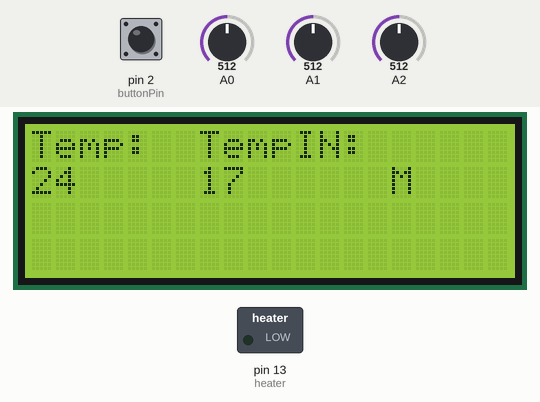
The sketch below on a simulated Arduino Uno, built with avr-gcc and run on an emulated ATmega328P. Parts: 20×4 character LCD, switched loads named in the sketch (green lamp = pin HIGH). The inputs (shaded band) are chosen by the test bench; at power-on: pin 2 (buttonPin) LOW, A0 = 512, A2 = 512, A1 = 512. What the sketch prints to the serial monitor is not drawn.

Above: at 0.9 s.
1.0 s: pin 2 (buttonPin) pulled HIGH for 1 s
At 2.5 s:
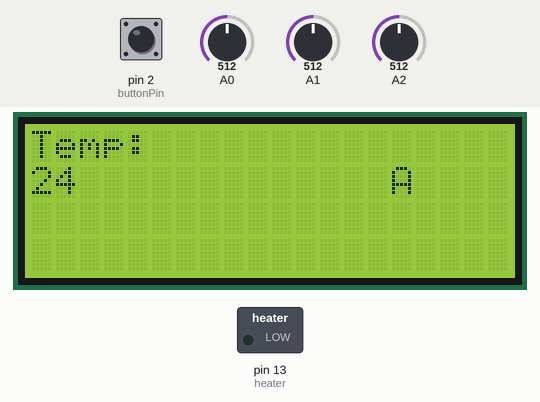
3.5 s: A0 set to 469
At 4.4 s:
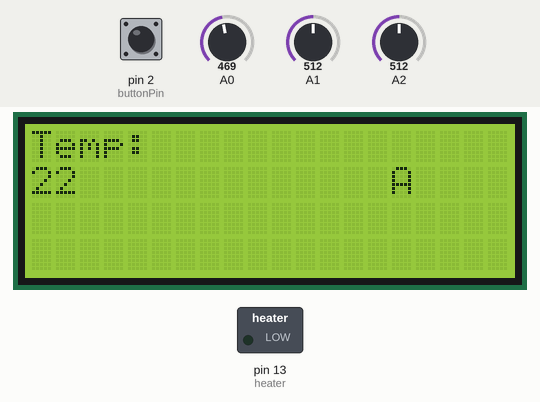
5.1 s: A0 set to 447
At 6.4 s:
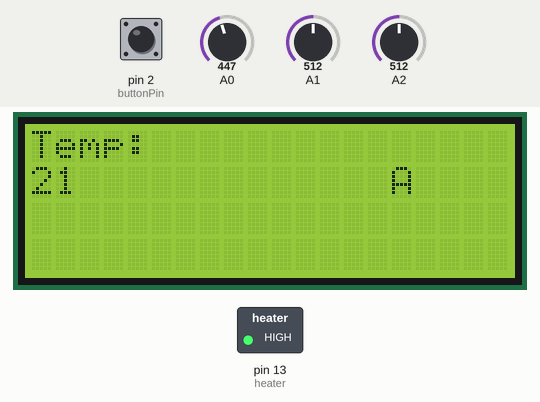
7.2 s: pin 2 (buttonPin) pulled HIGH for 0.15 s
At 8.7 s:
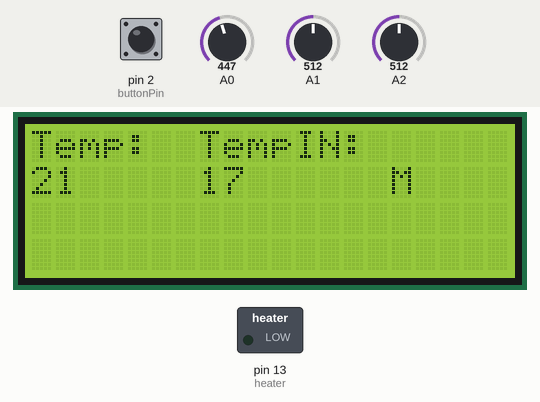
9.3 s: A2 set to 651
At 10.6 s:
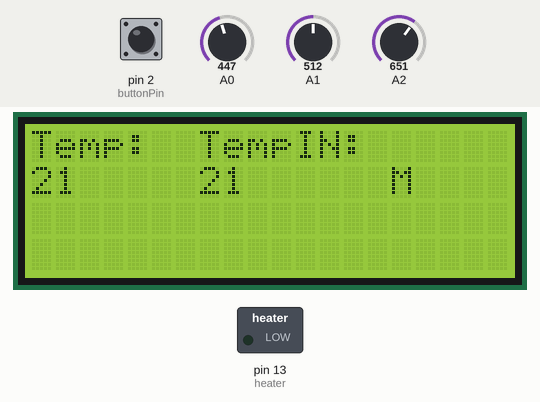
11.4 s: A2 set to 671
At 12.6 s:
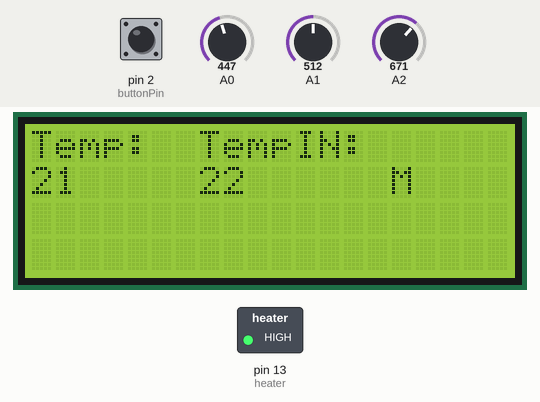
Timing chart, 0 to 13.9 s (numbered marks = the images above; inputs shaded):
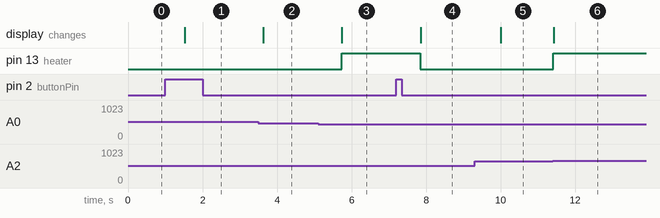

Measured:
- the behaviour switches between 462 and 461 on A0 (found by bisection; images 2 and 3)
- the behaviour switches between 659 and 660 on A2 (found by bisection; images 5 and 6)
- after the input at 1.0 s, the display: changes after 0.52 s (image 1)
- after the input at 3.5 s, the display: changes after 0.13 s (image 2)
- after the input at 5.1 s, pin 13 (heater): LOW → HIGH after 0.64 s; the display: changes after 0.64 s (image 3)
- after the input at 7.2 s, pin 13 (heater): HIGH → LOW after 0.65 s; the display: changes after 0.66 s (image 4)
- after the input at 9.3 s, the display: changes after 0.70 s (image 5)
- after the input at 11.4 s, pin 13 (heater): LOW → HIGH at once; the display: changes at once (image 6)

The sketch:

cod_proiect_patr.ino
```cpp
#include <Arduino_FreeRTOS.h>
#include <Wire.h>
#include <LiquidCrystal_I2C.h>

LiquidCrystal_I2C lcd(0x27,20,4);
const int buttonPin = 2;
int buttonState = 0;
int temperatura = 23;
int temperatura_manuala = 23;
int manual_auto = 1;
int presiune = 0;

void Task_T(void *pvParameters);
void Task_S(void *pvParameters);
void Task_SW(void *pvParameters);
void Task_P(void *pvParameters);

void setup() {
  lcd.init();
  lcd.backlight();
  Serial.begin(9600);
  Serial.println(F("Start!"));
  pinMode(buttonPin, INPUT);
  pinMode(13, OUTPUT);////////////////se aprinde becul cand se aprinde heater
  xTaskCreate(Task_T,"Task_T",configMINIMAL_STACK_SIZE,NULL, 0, NULL);
  xTaskCreate(Task_S, "Task_S", configMINIMAL_STACK_SIZE, NULL, 1, NULL);
  xTaskCreate(Task_SW, "Task_SW", configMINIMAL_STACK_SIZE, NULL, 2, NULL);
  xTaskCreate(Task_P, "Task_P", configMINIMAL_STACK_SIZE, NULL, 3, NULL);
  vTaskStartScheduler();
}

void Task_T(void *pvParameters){
  Serial.println("Task T activat");
  while(1){
    temperatura = analogRead(A0)/21;
    vTaskDelay(100 / portTICK_PERIOD_MS);
  }
}

void Task_S(void *pvParameters){
  Serial.println("Task S activat");
  while(1){
    lcd.clear();
    lcd.setCursor(0,0);
    lcd.print("Temp:");
    lcd.setCursor(0,1);
    lcd.print(temperatura);
    if(manual_auto == 0){
      if(temperatura < 22){
        digitalWrite(13, HIGH);//aprinde becul
      }else{
        digitalWrite(13, LOW);//se stinge becul
      }
      lcd.setCursor(15,1);
      lcd.print("A");
    }
    if(manual_auto == 1){
      int temperatura_fake = analogRead(A2) / 30;
      if(temperatura < temperatura_fake){

        digitalWrite(13, HIGH);//aprinde becul
      }else{
        digitalWrite(13, LOW);//se stinge becul
      }
      lcd.setCursor(15,1);
      lcd.print("M");
      lcd.setCursor(7,0);
      lcd.print("TempIN:");
      lcd.setCursor(7,1);
      lcd.print(temperatura_fake);
    }
    vTaskDelay(700 / portTICK_PERIOD_MS);
  }
}

void Task_SW(void *pvParameters){
  Serial.println("Task SW activat");
  while(1){
    buttonState = digitalRead(buttonPin);
    if (buttonState == HIGH) {
      if(manual_auto == 0){
        manual_auto = 1;
      }else{
        manual_auto = 0;
      }
    }
    vTaskDelay(300 / portTICK_PERIOD_MS);
  }
}

void Task_P(void *pvParameters){
  Serial.println("Task P activat");
  while(1){
    presiune = analogRead(A1)/2;
    if(presiune < 300){
      if(temperatura > 32){ //hard stop in caz de overheat
        Serial.println("Opresc pompele");
        Serial.print("Presiunea este de :");
        Serial.println(presiune);
        Serial.print("Temperatura este de :");
        Serial.println(temperatura);
      }else{
        Serial.println("Pompe pornite");
        Serial.print("Presiunea este de :");
        Serial.println(presiune);
        Serial.print("Temperatura este de :");
        Serial.println(temperatura);
      }
    }else{
      Serial.println("Opresc pompele");
      Serial.print("Presiunea este de :");
      Serial.println(presiune);
    }
    vTaskDelay(1000 / portTICK_PERIOD_MS);
  }
}


void loop(){}
```
